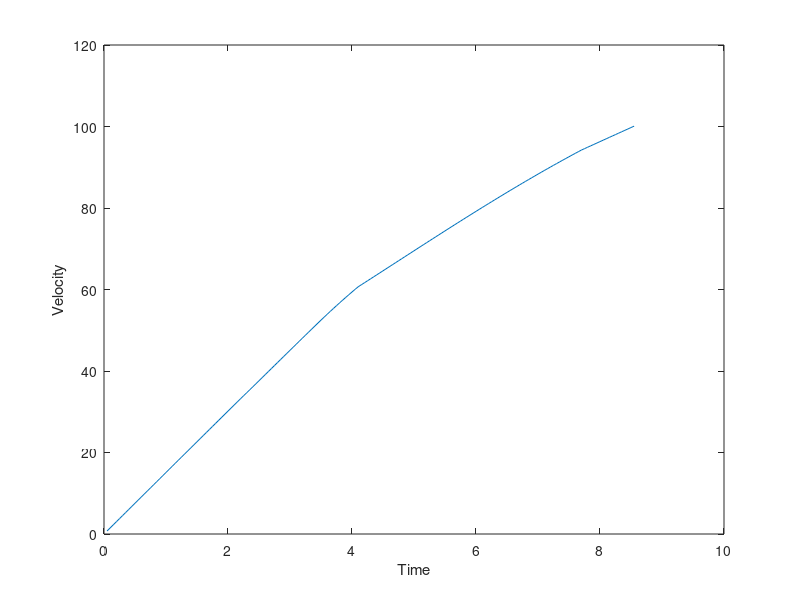
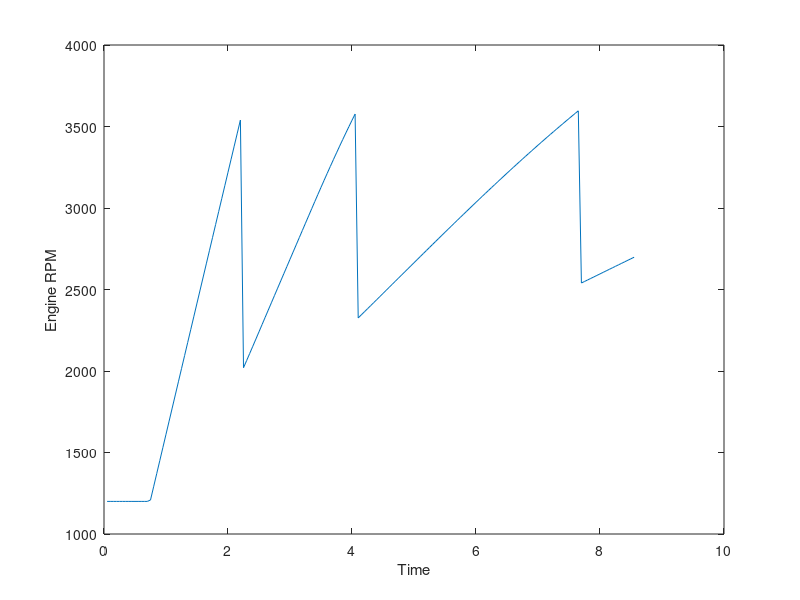
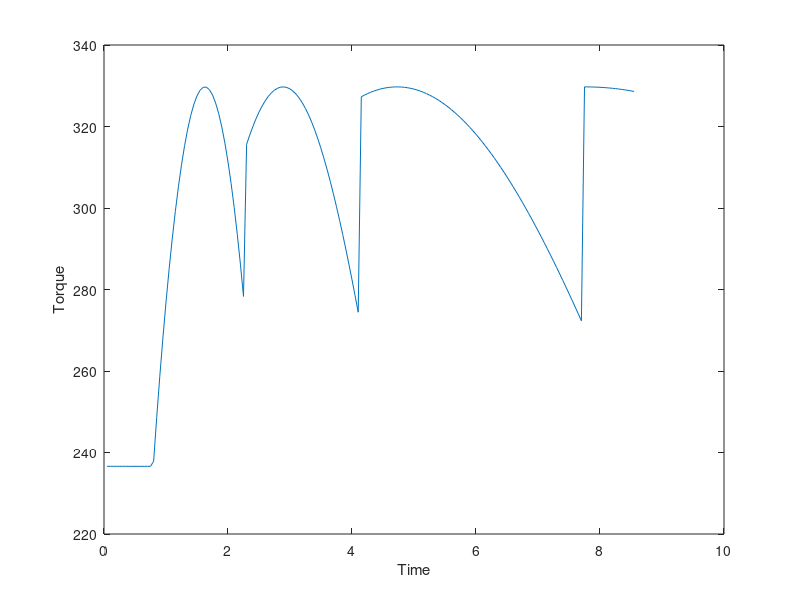
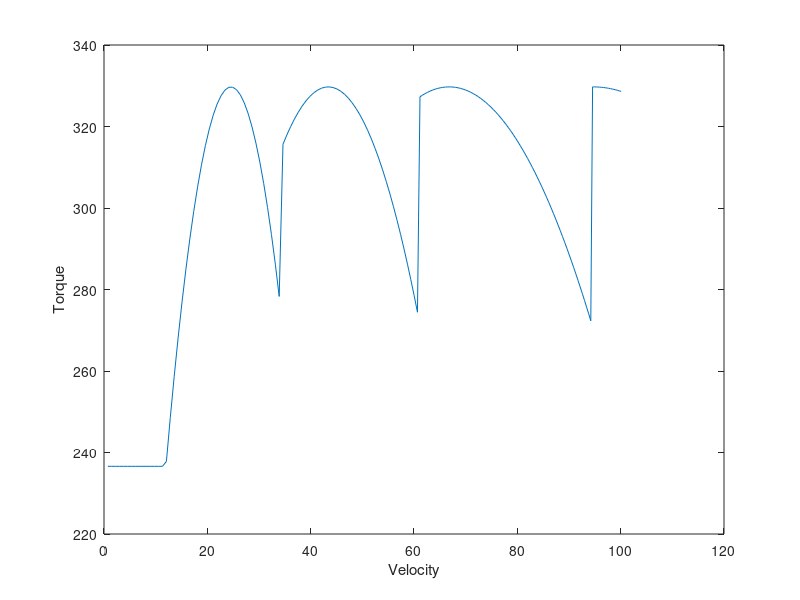

Write the MATLAB code that produced these figures, in order.
clearvars;
clc;
close all;

%% Engine Data
EngineData = load('SafariTorque.csv');
EngineRPM = EngineData(:,1);                      % Engine speed in RPM
EngineRadPs = EngineRPM *(pi/30);
EngineTorque = EngineData(:,2);                   % Engine speed in radian per second
EnginePower = (EngineTorque.*EngineRadPs)/1000;    %kW
% Define a second degree polynomial function establishing relationship
% between Engine speed in Radian per second and Engine Torque in Nm
% This relationship is of the form:
% EngineTorque = Equation_1(1)* (EngineRadPs)^2
%              + Equation_1(2)*(EngineRadPs) + Equation_1(3)
%
% We use this relationship to establish different engine torque for
% variable engine RPM values at different speeds

Equation = polyfit(EngineRadPs,EngineTorque,2);

%--------------------------------------------------------------------

%% Vehicle parameters

Wheelbase = 2.741;                         % meters
Height = 0.800;

AirDragCoefficient = 0.45;
FrontalArea = 3.138;                        % m^2
AirDensity = 1.2256;                        % kg/m^3

KerbWeight = 1675;                         % kg
DriverWeight = 70;                         % kg
CarWeight = KerbWeight + DriverWeight;
g = 9.8;

AllowedFrontLoad = 500 * g;                % Allowed load on FL and FR
% tires individually

AllowedRearLoad = 500 * g;                 % Allowed load on RL and RR
% tires individually

FrontWheelRadius = 0.369;                  % meters
RearWheelRadius = 0.369;                   % meters

% Weight Distribution

FrontWeight = 0.64;                        % 64 percent weight is in front
RearWeight = 0.36;                         % 36 perecnt weight is in rear

% Gears

MaximumGears = 6;

%Gear Number and Corresponding ratio

Gears = [1 3.96 ; 2 2.210 ; 3 1.422 ; 4 1 ; 5 0.779 ; 6 0.710];
FinalDrive = 3.75;

MinimumEngineRPM = 1200;
MaximumEngineRPM = 3600;

CoefficientOfFriction = 0.9;
CoefficientOfRollingResistance = 0.035;

%% Vehicle Dynamics
Counter=1;

Velocity = zeros(1,100);
Time = zeros(size(Velocity));
Torque=zeros(size(Velocity));
RPM=zeros(size(Velocity));
ForceLoad=zeros(size(Velocity));
MaxAcc=zeros(size(Velocity));
Acc =zeros(size(Velocity));
Power=zeros(size(Velocity));
G=zeros(size(Velocity));

dt = 0.05;
t = 0;

StaticFrontLoad = 0.64 *CarWeight*g;

% In Absence of ResistanceForces, Friction limited
MaximumTraction =((StaticFrontLoad*CoefficientOfFriction))...
    /(1+(Height*CoefficientOfFriction)/Wheelbase);

ViKph = 0;
ViMps = ViKph/3.6;

EngineRPM = MinimumEngineRPM;

GearNo = Gears(1,1);
GearRatio = Gears(GearNo,2);

while ViKph<=100
    
    AirResistance = (0.5* AirDensity * FrontalArea *...
        AirDragCoefficient*((ViMps)^2));
    RollingResistance = CoefficientOfRollingResistance * CarWeight*g;
    
    ResistanceForce = (AirResistance+RollingResistance);
    
    Fx = MaximumTraction-ResistanceForce;
    MaximumAcceleration=(Fx)/CarWeight;                                     % Theoretical Maximum
    
    EngineRadPs = EngineRPM *(pi/30);
    EngineTorque = Equation(1)*(pi/30)^2 * (EngineRPM)^2 +...
        Equation(2)* (pi/30)* EngineRPM + Equation(3);
    EnginePower = (EngineTorque*EngineRadPs)/1000;
    TotalEffect = GearRatio*FinalDrive;
    
    WheelTorque = EngineTorque * TotalEffect;
    EngineTractionForce = WheelTorque/FrontWheelRadius;
    
    Traction = min(Fx,EngineTractionForce);
    
    LoadTransfer = (Traction)*(Height/Wheelbase);
    
    Acceleration=Traction/CarWeight;
    VfMps = Acceleration*dt+ViMps;
    VfKph = VfMps*3.6;
    
    EngineFinalRPM = ((VfMps/FrontWheelRadius)*TotalEffect)*(30/pi);
    EngineFinalRPM = max(EngineFinalRPM,MinimumEngineRPM);
    
    if EngineFinalRPM > MaximumEngineRPM
        GearNo = GearNo +1;
        if (GearNo > MaximumGears)
            GearNo = MaximumGears;
        end
    end
    
    NewGearRatio = Gears(GearNo,2);
    EngineRPM = EngineFinalRPM* (NewGearRatio/GearRatio);
    
    GearRatio = NewGearRatio;
    
    ViMps = VfMps;
    ViKph = VfKph;
    
    FrontLoad = (StaticFrontLoad-LoadTransfer);
    
    if (FrontLoad/2 > AllowedFrontLoad)
        
        FrontLoad = AllowedFrontLoad*2;
    end
    
    MaximumTraction = (FrontLoad)*CoefficientOfFriction;
    
    t = t+dt;
    
    Velocity(Counter) = VfKph;
    Time(Counter) = t;
    Torque(Counter) = EngineTorque;
    RPM(Counter) = EngineRPM;
    ForceLoad(Counter) = ResistanceForce;
    MaxAcc(Counter) = MaximumAcceleration;
    Power(Counter) = EnginePower;
    G(Counter) = GearNo;
    Acc(Counter) = Acceleration;
    Counter = Counter+1;
end

figure(1)
plot(Time,Velocity);
xlabel("Time");
ylabel("Velocity");

figure(2)
plot(Time,RPM);
xlabel("Time");
ylabel("Engine RPM");

figure(3)
plot(Time,Torque);
xlabel("Time");
ylabel("Torque");

figure(4)
plot(Velocity,Torque);
xlabel("Velocity");
ylabel("Torque");





